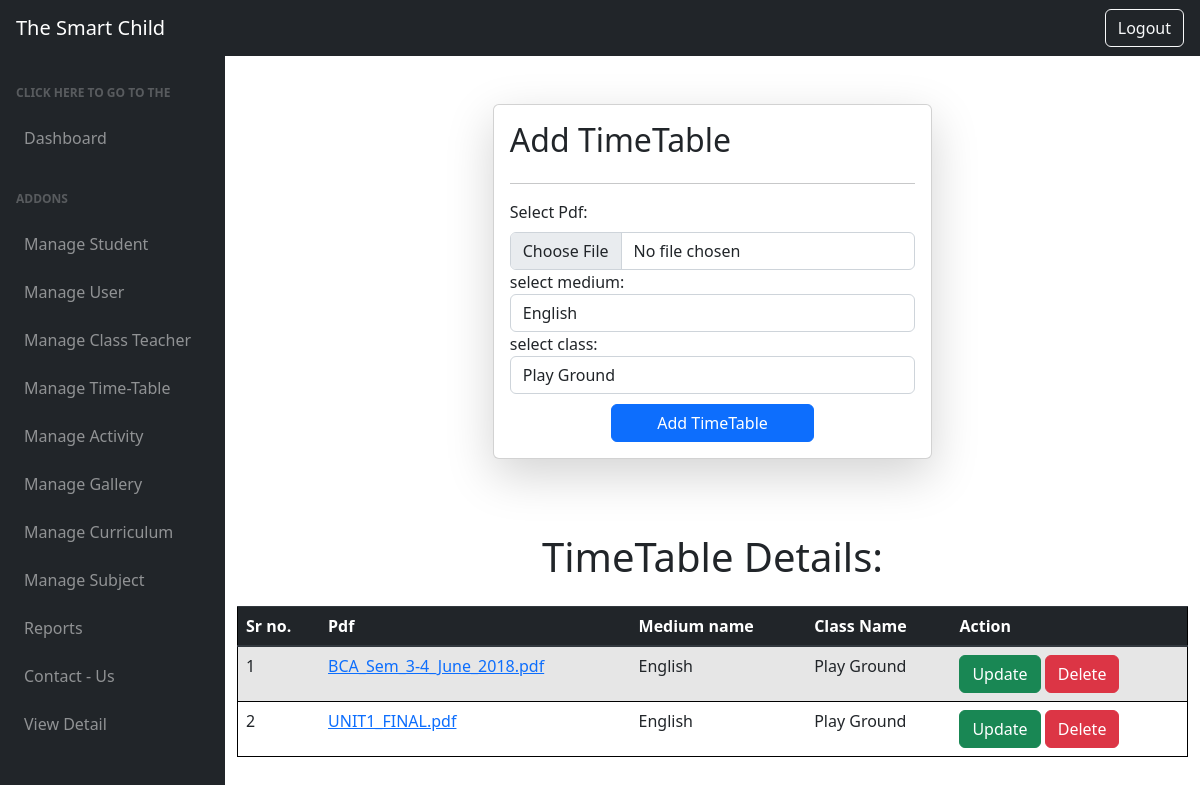
Page /add_timetable/ (signed in) on the committed database.
### school/models.py (models this page shows)
class Timetable(models.Model):
    pdf=models.FileField(upload_to='TimeTable/',default=None)
    Medium=[('English','English'),('Gujarati','Gujarati')]
    cls_name=models.ForeignKey('Class',on_delete=models.CASCADE,default='')
    medium_name=models.CharField(max_length=30,choices=Medium,default='English')

class Class(models.Model):
    c_name=models.CharField(max_length=30)
    def __str__(self) -> str:
        return self.c_name

### school/views.py (the view, shortened to what this page needs)
# urls.py: path('add_timetable/', add_timetable,name='add_timetable'),
@login_required(login_url='/login_page')
@user_passes_test(is_superuser)
def add_timetable(request):
    cls = Class.objects.all()
    qry=Timetable.objects.all()
    return render(request,'add_timetable.html',{'qry':qry,'cls':cls})

### school/views.py (called while the page is built)
def is_superuser(user):
    return user.is_superuser

### templates/add_timetable.html (shortened to what this page needs)
<html lang="en">
    <head>
        <link rel="stylesheet" href="https://cdn.jsdelivr.net/npm/bootstrap@4.0.0/dist/css/bootstrap.min.css">
        <link href="https://cdn.jsdelivr.net/npm/bootstrap@5.3.3/dist/css/bootstrap.min.css" rel="stylesheet">
        <link href="/static/css/dash_styles.css" rel="stylesheet" />
    </head>
    <body class="sb-nav-fixed">
        <nav class="sb-topnav navbar navbar-expand navbar-dark bg-dark">
            <a class="navbar-brand ps-3" href="index.html">The Smart Child</a>
            <button class="btn btn-link btn-sm order-1 order-lg-0 me-4 me-lg-0" id="sidebarToggle" href="#!"></button>
        </nav>
        {% include "admin_sidebar.html" %}
            <div id="layoutSidenav_content">
                <main>
    <div>
        <div class="container p-5" >
             <form method="post" class="col-6 mx-auto card p-3  shadow-lg" enctype='multipart/form-data'>
                 <h2>Add TimeTable</h2>
                 <hr>
                  <div>
                    <label >Select Pdf:</label>
                    <input type="file" class="form-control"  name="pdf" >
                  </div>
                  <div>
                    select medium:
                    <select name='medium' class="form-control">
                      <option>English</option>
                    </select>
                  </div>
                  <div>
                    select class:
                    <select name='class' class="form-control">
                      {%for i in cls%}
                      <option value='{{i.id}}'>{{i.c_name}}</option>
                      {%endfor%}
                    </select>
                  </div>
                  <input class="btn btn-primary" type="submit" value="Add TimeTable" name="add" style="margin-top: 10px; width: 50%; margin-left: 25%;">
                </form>
            </div>
            <h1 style="text-align: center; margin-bottom: 25px; margin-top: 10px;"> TimeTable  Details:</h2>
                <div class="container" p-3>
                <table style="border: 1px solid black; margin: auto; " class="table table-striped">
                    <thead class="thead-dark">
                <tr>
                <th>Sr no.</th>
                <th>Pdf</th>
                <th>Medium name</th>
                <th>Class Name</th>
                <th>Action</th>
                </tr>
                </thead>
                {%for i in qry%}
                <tr>
                <td>{{forloop.counter}}</td>
                <td><a href="/media/{{i.pdf}}" >{{ i.pdf.name|cut:"TimeTable/" }}</a></td>
                <td>{{i.medium_name}}</td>
                <td>{{i.cls_name}}</td>
                <td>
                <a href='/update_timetable/{{i.id}}' class='btn btn-success'>Update </a>
                <a href='/delete_timetable/{{i.id}}' class='btn btn-danger'>Delete </a>
                </td>
                </tr>
                {%endfor%}
                </table>
                </div>
                   </main>
        </div>
    </body>
</html>

### rows in the picture
Timetable: pdf.name "BCA_Sem_3-4_June_2018.pdf", medium_name "English", cls_name "Play Ground"
Timetable: pdf.name "UNIT1_FINAL.pdf", medium_name "English", cls_name "Play Ground"

### other values in the picture
form field class "Play Ground"
